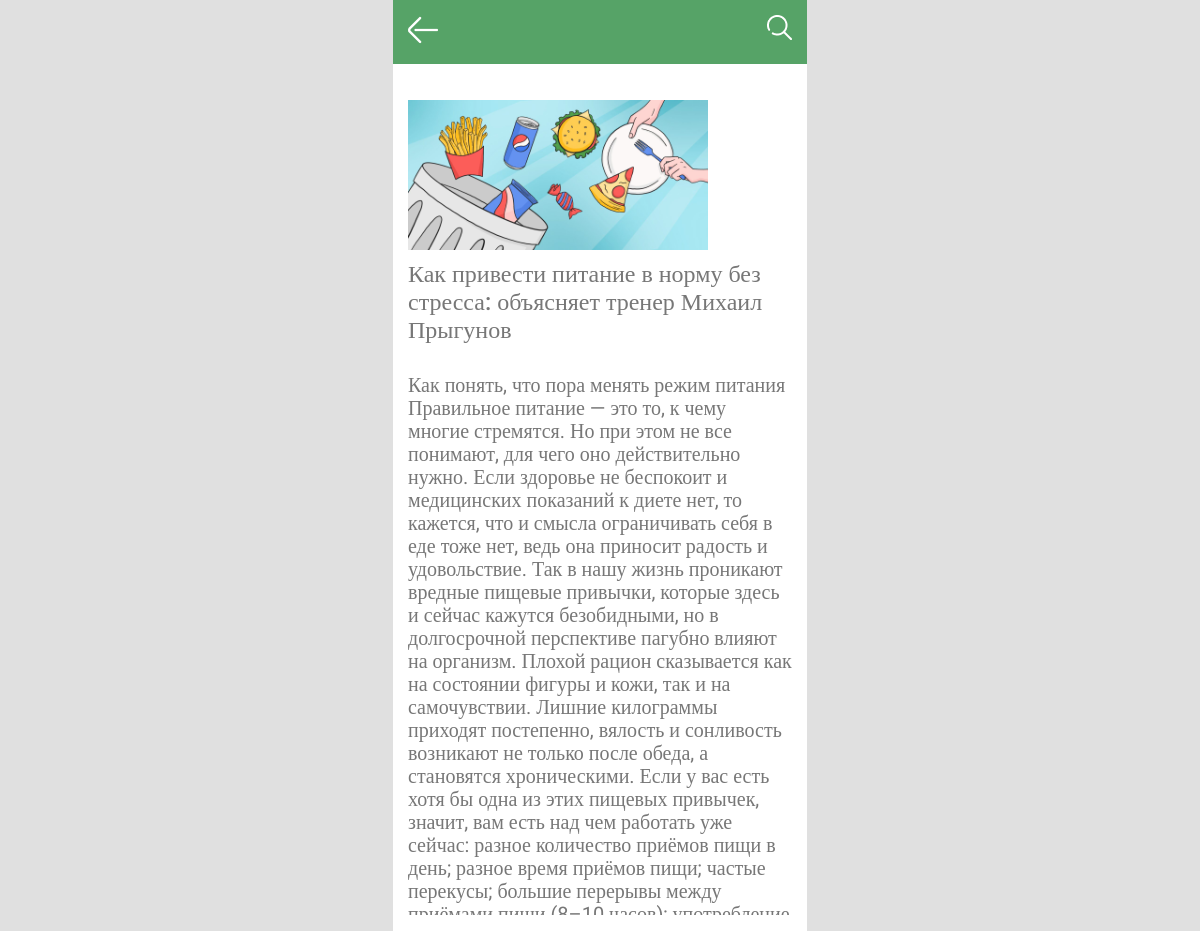
The page /blog/1 (signed in) on the database its author committed.
### myapp/models.py (models this page shows, shortened)
class Blogs(models.Model):
    title = models.CharField(max_length=255)
    image = models.ImageField(upload_to='blogs/')
    description = models.TextField()

### myapp/views.py (the view)
# urls.py: path('blog/<int:article_id>', views.blog, name='blog'),
@login_required
def blog(request, article_id):
    article = get_object_or_404(Blogs, id=article_id)
    return render(request,'blog.html', {'article': article})

### templates/blog.html (shortened to what this page needs)
<!DOCTYPE html>
<html lang="en">
  <head>
    {% load static %}
    <link rel="stylesheet" href="{% static 'assets/css/normalize.css' %}" />
    <link rel="stylesheet" href="{% static 'assets/css/login.css' %}" />
  </head>
  <body>
    <section class="home_section">
      <header>
        <div class="header_inner">
          <a href="{% url 'blogs' %}"><img src="{% static 'assets/img/arrow.png' %}" alt="" /></a>
          <a href="#"><img src="{% static 'assets/img/search.png' %}" alt="" /></a>
        </div>
      </header>
      <div class="notifications messages blogblog">
        <img src="{{ article.image.url }}" alt="" style="width: 300px; height: 300px; ">
        <h5>{{ article.title }}</h5>
        <p>
          {{ article.description }}
        </p>
      </div>
    </section>
  </body>
</html>

### static/assets/css/login.css (style rules this page uses)
body { background-color: #e0e0e0; display: flex; overflow: auto; }
section { background-color: white; display: flex; flex-direction: column; justify-content: space-around; text-decoration: none; padding: 0 15px; min-height: 896px; margin: 0 auto; height: 100%; box-sizing: border-box; min-width: 414px; max-width: 550px; padding: 0 15px; }
a { text-decoration: none; }
h5 { font-family: Roboto; font-size: 24px; font-weight: 500; line-height: 28.13px; text-align: center; color: #777777; margin: 0; }
.home_section { padding: 0; width: 414px; position: relative; justify-content: stretch; }
header { box-sizing: border-box; padding: 15px; background-color: #56a367; width: 100%; z-index: 100; position: absolute; top: 0; }
.header_inner { display: flex; justify-content: space-between; }
.notifications { position: absolute; top: 85px; gap: 15px; display: flex; flex-direction: column; width: 100%; }
.messages { gap: 10px; }
.blogblog { padding: 15px; width: initial; overflow-y: scroll; height: 800px; }
.blogblog h5 { text-align: left; }
.blogblog p { font-family: Roboto; font-size: 20px; font-weight: 400; text-align: left; color: #777777; }

### rows shown on the page
Blogs: image (picture), title "Как привести питание в норму без стресса: объясняет тренер Михаил Прыгунов", description "Как понять, что пора менять режим питания Правильное питание — это то, к чему многие стремятся. Но при этом не все понимают, для чего оно действительно нужно. Если здоровье не беспокоит и медицинских показаний к диете нет, то кажется, что и смысла ограничивать себя в еде тоже нет, ведь она приносит радость и удовольствие. Так в нашу жизнь проникают вредные пищевые привычки, которые здесь и сейчас кажутся безобидными, но в долгосрочной перспективе пагубно влияют на организм. Плохой рацион сказывается как на состоянии фигуры и кожи, так и на самочувствии. Лишние килограммы приходят постепенно, вялость и сонливость возникают не только после обеда, а становятся хроническими. Если у вас есть…"
